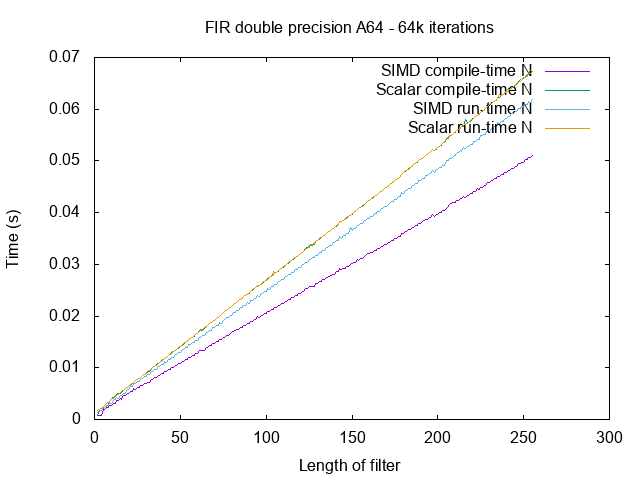

This chart was generated by the following gnuplot code:
set title "FIR double precision A64 - 64k iterations"

set xlabel "Length of filter"
set ylabel "Time (s)"

plot "fir-a64.dat" u 1:6 w lines t "SIMD compile-time N", \
     "" u 1:7 w lines t "Scalar compile-time N", \
     "" u 1:8 w lines t "SIMD run-time N", \
     "" u 1:9 w lines t "Scalar run-time N"
